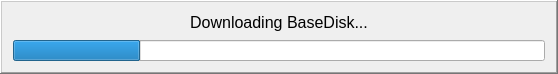
<?xml version="1.0" encoding="UTF-8"?>
<ui version="4.0">
 <class>FvUpdateDownloadProgress</class>
 <widget class="QWidget" name="FvUpdateDownloadProgress">
  <property name="windowModality">
   <enum>Qt::ApplicationModal</enum>
  </property>
  <property name="geometry">
   <rect>
    <x>0</x>
    <y>0</y>
    <width>558</width>
    <height>70</height>
   </rect>
  </property>
  <property name="sizePolicy">
   <sizepolicy hsizetype="Fixed" vsizetype="Fixed">
    <horstretch>0</horstretch>
    <verstretch>0</verstretch>
   </sizepolicy>
  </property>
  <property name="windowTitle">
   <string>FvUpdateDownloadProgress</string>
  </property>
  <layout class="QGridLayout" name="gridLayout">
   <property name="leftMargin">
    <number>0</number>
   </property>
   <property name="topMargin">
    <number>0</number>
   </property>
   <property name="rightMargin">
    <number>0</number>
   </property>
   <property name="bottomMargin">
    <number>0</number>
   </property>
   <property name="spacing">
    <number>0</number>
   </property>
   <item row="0" column="0">
    <widget class="QFrame" name="frame">
     <property name="frameShape">
      <enum>QFrame::WinPanel</enum>
     </property>
     <property name="frameShadow">
      <enum>QFrame::Raised</enum>
     </property>
     <layout class="QVBoxLayout" name="verticalLayout">
      <property name="spacing">
       <number>8</number>
      </property>
      <item>
       <widget class="QLabel" name="label">
        <property name="font">
         <font>
          <pointsize>12</pointsize>
         </font>
        </property>
        <property name="layoutDirection">
         <enum>Qt::LeftToRight</enum>
        </property>
        <property name="frameShape">
         <enum>QFrame::NoFrame</enum>
        </property>
        <property name="frameShadow">
         <enum>QFrame::Plain</enum>
        </property>
        <property name="text">
         <string>Downloading BaseDisk...</string>
        </property>
        <property name="alignment">
         <set>Qt::AlignCenter</set>
        </property>
       </widget>
      </item>
      <item>
       <widget class="QProgressBar" name="progress">
        <property name="font">
         <font>
          <pointsize>8</pointsize>
         </font>
        </property>
        <property name="value">
         <number>24</number>
        </property>
        <property name="textVisible">
         <bool>false</bool>
        </property>
        <property name="invertedAppearance">
         <bool>false</bool>
        </property>
       </widget>
      </item>
     </layout>
    </widget>
   </item>
  </layout>
 </widget>
 <layoutdefault spacing="6" margin="11"/>
 <resources/>
 <connections/>
</ui>
